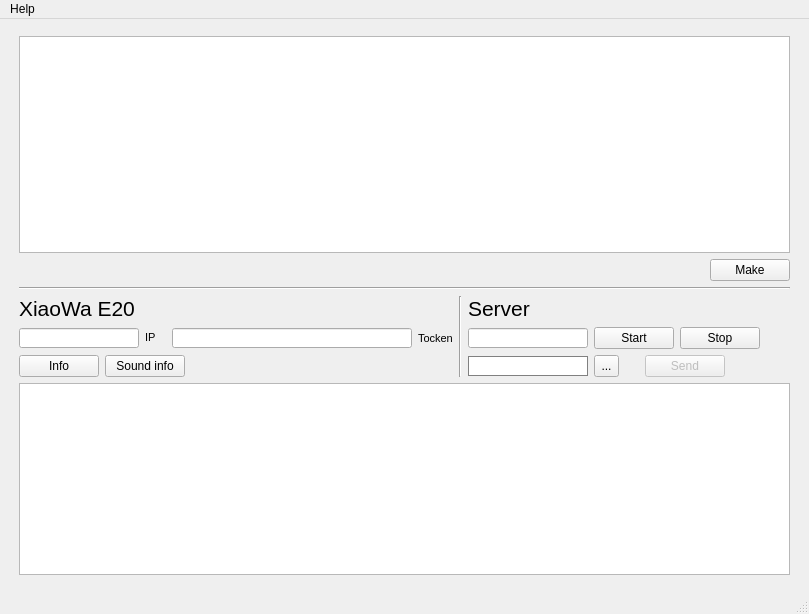
<?xml version="1.0" encoding="UTF-8"?>
<ui version="4.0">
 <class>MainWindow</class>
 <widget class="QMainWindow" name="MainWindow">
  <property name="geometry">
   <rect>
    <x>0</x>
    <y>0</y>
    <width>809</width>
    <height>614</height>
   </rect>
  </property>
  <property name="sizePolicy">
   <sizepolicy hsizetype="Fixed" vsizetype="Fixed">
    <horstretch>0</horstretch>
    <verstretch>0</verstretch>
   </sizepolicy>
  </property>
  <property name="windowTitle">
   <string>Package manager (XiaoWa E20)</string>
  </property>
  <widget class="QWidget" name="centralwidget">
   <layout class="QHBoxLayout" name="horizontalLayout_9">
    <item>
     <layout class="QVBoxLayout" name="verticalLayout_4">
      <property name="leftMargin">
       <number>10</number>
      </property>
      <property name="topMargin">
       <number>8</number>
      </property>
      <property name="rightMargin">
       <number>10</number>
      </property>
      <property name="bottomMargin">
       <number>8</number>
      </property>
      <item>
       <widget class="QListWidget" name="list_rows"/>
      </item>
      <item>
       <layout class="QHBoxLayout" name="horizontalLayout_8">
        <item>
         <spacer name="horizontalSpacer_9">
          <property name="orientation">
           <enum>Qt::Horizontal</enum>
          </property>
          <property name="sizeHint" stdset="0">
           <size>
            <width>40</width>
            <height>20</height>
           </size>
          </property>
         </spacer>
        </item>
        <item>
         <widget class="QPushButton" name="btn_make">
          <property name="text">
           <string>Make</string>
          </property>
         </widget>
        </item>
       </layout>
      </item>
      <item>
       <widget class="Line" name="line_3">
        <property name="orientation">
         <enum>Qt::Horizontal</enum>
        </property>
       </widget>
      </item>
      <item>
       <layout class="QVBoxLayout" name="verticalLayout_3">
        <item>
         <layout class="QHBoxLayout" name="horizontalLayout_7">
          <item>
           <layout class="QVBoxLayout" name="verticalLayout_2">
            <item>
             <layout class="QHBoxLayout" name="horizontalLayout_3">
              <item>
               <widget class="QLabel" name="label_2">
                <property name="font">
                 <font>
                  <pointsize>16</pointsize>
                 </font>
                </property>
                <property name="text">
                 <string>XiaoWa E20</string>
                </property>
               </widget>
              </item>
              <item>
               <spacer name="horizontalSpacer_3">
                <property name="orientation">
                 <enum>Qt::Horizontal</enum>
                </property>
                <property name="sizeHint" stdset="0">
                 <size>
                  <width>40</width>
                  <height>20</height>
                 </size>
                </property>
               </spacer>
              </item>
             </layout>
            </item>
            <item>
             <layout class="QHBoxLayout" name="horizontalLayout_4">
              <item>
               <widget class="QLineEdit" name="e_robot_ip">
                <property name="sizePolicy">
                 <sizepolicy hsizetype="Fixed" vsizetype="Fixed">
                  <horstretch>0</horstretch>
                  <verstretch>0</verstretch>
                 </sizepolicy>
                </property>
                <property name="minimumSize">
                 <size>
                  <width>120</width>
                  <height>20</height>
                 </size>
                </property>
                <property name="maximumSize">
                 <size>
                  <width>120</width>
                  <height>20</height>
                 </size>
                </property>
                <property name="alignment">
                 <set>Qt::AlignCenter</set>
                </property>
               </widget>
              </item>
              <item>
               <widget class="QLabel" name="label_3">
                <property name="sizePolicy">
                 <sizepolicy hsizetype="Fixed" vsizetype="Fixed">
                  <horstretch>0</horstretch>
                  <verstretch>0</verstretch>
                 </sizepolicy>
                </property>
                <property name="font">
                 <font>
                  <pointsize>8</pointsize>
                 </font>
                </property>
                <property name="text">
                 <string>IP</string>
                </property>
               </widget>
              </item>
              <item>
               <spacer name="horizontalSpacer_6">
                <property name="orientation">
                 <enum>Qt::Horizontal</enum>
                </property>
                <property name="sizeType">
                 <enum>QSizePolicy::Fixed</enum>
                </property>
                <property name="sizeHint" stdset="0">
                 <size>
                  <width>10</width>
                  <height>20</height>
                 </size>
                </property>
               </spacer>
              </item>
              <item>
               <widget class="QLineEdit" name="e_robot_tocken">
                <property name="sizePolicy">
                 <sizepolicy hsizetype="Fixed" vsizetype="Fixed">
                  <horstretch>0</horstretch>
                  <verstretch>0</verstretch>
                 </sizepolicy>
                </property>
                <property name="minimumSize">
                 <size>
                  <width>240</width>
                  <height>20</height>
                 </size>
                </property>
                <property name="maximumSize">
                 <size>
                  <width>240</width>
                  <height>20</height>
                 </size>
                </property>
                <property name="alignment">
                 <set>Qt::AlignCenter</set>
                </property>
               </widget>
              </item>
              <item>
               <widget class="QLabel" name="label_4">
                <property name="font">
                 <font>
                  <pointsize>8</pointsize>
                 </font>
                </property>
                <property name="text">
                 <string>Tocken</string>
                </property>
               </widget>
              </item>
              <item>
               <spacer name="horizontalSpacer_7">
                <property name="orientation">
                 <enum>Qt::Horizontal</enum>
                </property>
                <property name="sizeHint" stdset="0">
                 <size>
                  <width>0</width>
                  <height>20</height>
                 </size>
                </property>
               </spacer>
              </item>
             </layout>
            </item>
            <item>
             <layout class="QHBoxLayout" name="horizontalLayout_5">
              <item>
               <widget class="QPushButton" name="btn_robot_info">
                <property name="text">
                 <string>Info</string>
                </property>
               </widget>
              </item>
              <item>
               <widget class="QPushButton" name="btn_robot_info_sound">
                <property name="text">
                 <string>Sound info</string>
                </property>
               </widget>
              </item>
              <item>
               <spacer name="horizontalSpacer_4">
                <property name="orientation">
                 <enum>Qt::Horizontal</enum>
                </property>
                <property name="sizeHint" stdset="0">
                 <size>
                  <width>40</width>
                  <height>20</height>
                 </size>
                </property>
               </spacer>
              </item>
             </layout>
            </item>
           </layout>
          </item>
          <item>
           <widget class="Line" name="line_2">
            <property name="orientation">
             <enum>Qt::Vertical</enum>
            </property>
           </widget>
          </item>
          <item>
           <layout class="QVBoxLayout" name="verticalLayout">
            <item>
             <layout class="QHBoxLayout" name="horizontalLayout_2">
              <item>
               <widget class="QLabel" name="label">
                <property name="font">
                 <font>
                  <pointsize>16</pointsize>
                 </font>
                </property>
                <property name="text">
                 <string>Server</string>
                </property>
               </widget>
              </item>
              <item>
               <spacer name="horizontalSpacer_2">
                <property name="orientation">
                 <enum>Qt::Horizontal</enum>
                </property>
                <property name="sizeHint" stdset="0">
                 <size>
                  <width>0</width>
                  <height>20</height>
                 </size>
                </property>
               </spacer>
              </item>
             </layout>
            </item>
            <item>
             <layout class="QHBoxLayout" name="horizontalLayout">
              <item>
               <widget class="QLineEdit" name="e_server_ip">
                <property name="sizePolicy">
                 <sizepolicy hsizetype="Fixed" vsizetype="Fixed">
                  <horstretch>0</horstretch>
                  <verstretch>0</verstretch>
                 </sizepolicy>
                </property>
                <property name="minimumSize">
                 <size>
                  <width>120</width>
                  <height>20</height>
                 </size>
                </property>
                <property name="maximumSize">
                 <size>
                  <width>120</width>
                  <height>20</height>
                 </size>
                </property>
                <property name="alignment">
                 <set>Qt::AlignCenter</set>
                </property>
               </widget>
              </item>
              <item>
               <widget class="QPushButton" name="btn_server_start">
                <property name="text">
                 <string>Start</string>
                </property>
               </widget>
              </item>
              <item>
               <widget class="QPushButton" name="btn_server_stop">
                <property name="text">
                 <string>Stop</string>
                </property>
               </widget>
              </item>
              <item>
               <spacer name="horizontalSpacer">
                <property name="orientation">
                 <enum>Qt::Horizontal</enum>
                </property>
                <property name="sizeHint" stdset="0">
                 <size>
                  <width>0</width>
                  <height>20</height>
                 </size>
                </property>
               </spacer>
              </item>
             </layout>
            </item>
            <item>
             <layout class="QHBoxLayout" name="horizontalLayout_6">
              <item>
               <widget class="QLabel" name="l_server_file">
                <property name="sizePolicy">
                 <sizepolicy hsizetype="Fixed" vsizetype="Fixed">
                  <horstretch>0</horstretch>
                  <verstretch>0</verstretch>
                 </sizepolicy>
                </property>
                <property name="minimumSize">
                 <size>
                  <width>120</width>
                  <height>20</height>
                 </size>
                </property>
                <property name="maximumSize">
                 <size>
                  <width>120</width>
                  <height>20</height>
                 </size>
                </property>
                <property name="styleSheet">
                 <string notr="true">background-color:rgb(255, 255, 255);
border: 1px solid gray;</string>
                </property>
                <property name="text">
                 <string/>
                </property>
                <property name="alignment">
                 <set>Qt::AlignCenter</set>
                </property>
               </widget>
              </item>
              <item>
               <widget class="QToolButton" name="btn_server_file">
                <property name="minimumSize">
                 <size>
                  <width>25</width>
                  <height>22</height>
                 </size>
                </property>
                <property name="maximumSize">
                 <size>
                  <width>25</width>
                  <height>22</height>
                 </size>
                </property>
                <property name="text">
                 <string>...</string>
                </property>
               </widget>
              </item>
              <item>
               <spacer name="horizontalSpacer_5">
                <property name="orientation">
                 <enum>Qt::Horizontal</enum>
                </property>
                <property name="sizeType">
                 <enum>QSizePolicy::Fixed</enum>
                </property>
                <property name="sizeHint" stdset="0">
                 <size>
                  <width>20</width>
                  <height>20</height>
                 </size>
                </property>
               </spacer>
              </item>
              <item>
               <widget class="QPushButton" name="btn_server_send">
                <property name="enabled">
                 <bool>false</bool>
                </property>
                <property name="text">
                 <string>Send</string>
                </property>
               </widget>
              </item>
              <item>
               <spacer name="horizontalSpacer_8">
                <property name="orientation">
                 <enum>Qt::Horizontal</enum>
                </property>
                <property name="sizeHint" stdset="0">
                 <size>
                  <width>0</width>
                  <height>20</height>
                 </size>
                </property>
               </spacer>
              </item>
             </layout>
            </item>
           </layout>
          </item>
         </layout>
        </item>
        <item>
         <widget class="QListView" name="list_info">
          <property name="sizePolicy">
           <sizepolicy hsizetype="Preferred" vsizetype="Fixed">
            <horstretch>0</horstretch>
            <verstretch>0</verstretch>
           </sizepolicy>
          </property>
          <property name="minimumSize">
           <size>
            <width>0</width>
            <height>50</height>
           </size>
          </property>
          <property name="maximumSize">
           <size>
            <width>16777215</width>
            <height>16777215</height>
           </size>
          </property>
          <property name="editTriggers">
           <set>QAbstractItemView::NoEditTriggers</set>
          </property>
          <property name="showDropIndicator" stdset="0">
           <bool>false</bool>
          </property>
          <property name="selectionMode">
           <enum>QAbstractItemView::NoSelection</enum>
          </property>
         </widget>
        </item>
       </layout>
      </item>
     </layout>
    </item>
   </layout>
  </widget>
  <widget class="QStatusBar" name="statusbar">
   <property name="sizePolicy">
    <sizepolicy hsizetype="MinimumExpanding" vsizetype="Minimum">
     <horstretch>0</horstretch>
     <verstretch>0</verstretch>
    </sizepolicy>
   </property>
  </widget>
  <widget class="QMenuBar" name="menuBar">
   <property name="geometry">
    <rect>
     <x>0</x>
     <y>0</y>
     <width>809</width>
     <height>22</height>
    </rect>
   </property>
   <widget class="QMenu" name="menuHelp">
    <property name="title">
     <string>Help</string>
    </property>
    <addaction name="m_forum"/>
    <addaction name="m_about"/>
   </widget>
   <addaction name="menuHelp"/>
  </widget>
  <action name="m_forum">
   <property name="text">
    <string>Forum (ru)</string>
   </property>
  </action>
  <action name="m_about">
   <property name="text">
    <string>About</string>
   </property>
  </action>
 </widget>
 <resources/>
 <connections/>
</ui>
